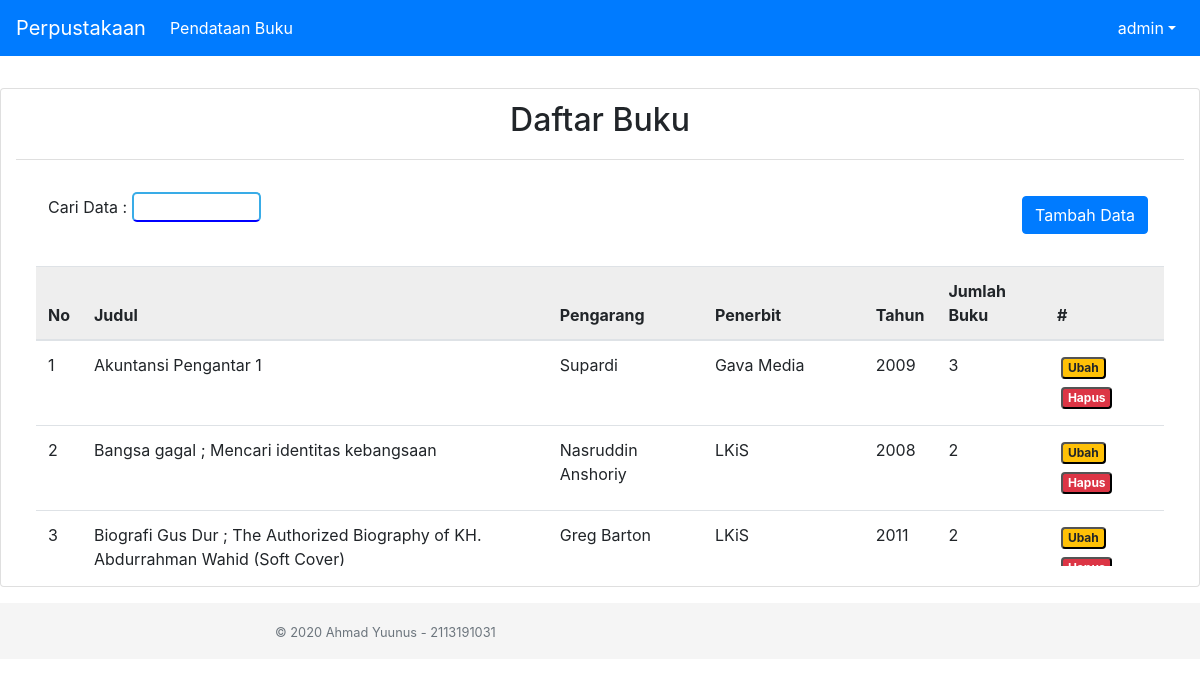
Page /app/admin/buku.php (signed in) on the committed database.
### tables this page shows
CREATE TABLE `buku` (
  `id_buku` varchar(20) NOT NULL,
  `judul` varchar(100) NOT NULL,
  `pengarang` varchar(100) NOT NULL,
  `penerbit` varchar(100) NOT NULL,
  `tahun` int(11) NOT NULL,
  `qty` int(11) NOT NULL
);

### app/config/config.php (called while the page is built, shortened)
<?php
require 'koneksi.php';
function query($query)
{
    global $db;
    $result = mysqli_query($db, $query);
    $rows = [];
    while ($row = mysqli_fetch_assoc($result)) {
        $rows[] = $row;
    }
    return $rows;
}

### app/admin/buku.php (the view, shortened to what this page needs)
<!DOCTYPE html>
<html lang="en">
<head>
</head>
<body>
    <?php
    include 'nav.php';
    ?>
    <div class="mt-5"><br></div>
    <div class="container-fluid fadeInDown">
        <div class="row justify-content-center">
            <div class="card col-12 m-3">
                <div class="card-header bg-white text-center">
                    <h2>Daftar Buku</h2>
                </div>
                <div class="card-body">
                <table class="table table-borderless">
                        <tr>
                            <td>
                                <form action="">
                                    Cari Data : <input type="text" class="col-2" id="cari" name="cari" placeholder="" autocomplete="off">
                                </form>
                            </td>
                            <td class="float-right">
                                <button type="button" class="btn btn-primary m-1" data-toggle="modal" data-target="#modalForm" data-whatever="Tambah Data">Tambah Data</button>
                            </td>
                        </tr>
                    </table>
                    <div id="tblBuku" class="tableFixHead">
                        <table class="table">
                            <thead>
                                <tr>
                                    <th>No</th>
                                    <th>Judul</th>
                                    <th>Pengarang</th>
                                    <th>Penerbit</th>
                                    <th>Tahun</th>
                                    <th>Jumlah Buku</th>
                                    <th>#</th>
                                </tr>
                            </thead>
                            <tbody>
                                <?php
                                $lihat = query("SELECT * FROM buku ORDER BY judul");
                                $a = mysqli_query($db, "SELECT * FROM buku ORDER BY judul");
                                $no = 1;
                                if (mysqli_num_rows($a)) {
                                    foreach ($a as $key) :
                                ?>
                                        <tr>
                                            <td><?= $no++; ?></td>
                                            <td><?= $key['judul']; ?></td>
                                            <td><?= $key['pengarang']; ?></td>
                                            <td><?= $key['penerbit']; ?></td>
                                            <td><?= $key['tahun']; ?></td>
                                            <td><?= $key['qty']; ?></td>
                                            <td>
                                                <form action="" method="post">
                                                    <button type="button" class="badge badge-warning m-1" id="button_ubah" data-toggle="modal" data-target="#modalForm" data-kode_buku="<?= $key['id_buku']; ?>" data-whatever="Ubah Data">Ubah</button>
                                                    <button class="badge badge-danger m-1" id="hapus" name="hapus" value="<?= $key['id_buku']; ?>" onclick="return confirm('Yakin ?')">Hapus</button>
                                                </form>
                                            </td>
                                        </tr>
                                <?php
                                    endforeach;
                                } else {
                                    echo "<tr class='text-center'>
                                        <td colspan='6'>Data Kosong</td>
                                        </tr>";
                                }
                                ?>
                            </tbody>
                        </table>
                    </div>
                </div>
            </div>
        </div>
    </div>
    <?php
    include 'footer.php';
    ?>
</body>
</html>

### app/admin/nav.php (shortened to what this page needs)
<?php
require '../config/config.php';
$id_log = $_SESSION['id_admin'];
$log = query("SELECT * FROM admin WHERE id_admin = '$id_log'")[0];
?>
<link href="../../assets/css/c1.css" rel="stylesheet">
<link href="../../assets/css/bootstrap.min.css" rel="stylesheet">
<header>
    <nav class="navbar navbar-expand-md navbar-dark fixed-top bg-primary">
        <a class="navbar-brand" href="index.php">Perpustakaan</a>
        <div class="collapse navbar-collapse" id="navbarCollapse">
            <ul class="navbar-nav mr-auto">
                <li class="nav-item active">
                    <a class="nav-link" href="buku.php">Pendataan Buku</a>
                </li>
            </ul>
            <ul class="navbar-nav mt-2 mt-md-0">
                <li class="nav-item dropdown">
                    <a class="nav-link dropdown-toggle active" href="#" id="dropdown01" data-toggle="dropdown"><?= $log['nama']; ?></a>
                </li>
            </ul>
        </div>
    </nav>
</header>

### app/admin/footer.php (shortened to what this page needs)
<footer class="footer mb-auto py-3">
    <div class="container">
        <span class="text-muted"><small>
                &copy; 2020 Ahmad Yuunus - 2113191031
            </small></span>
    </div>
</footer>

### assets/css/c1.css (style rules this page uses)
a { color: #92badd; display:inline-block; text-decoration: none; font-weight: 400; }
input[type=text],input[type=email],input[type=password] { background-color: #f6f6f6; border: none; color: #0d0d0d; text-align: left; text-decoration: none; display: inline-block; border: 2px solid #39ace7; -webkit-transition: all 0.5s ease-in-out; -moz-transition: all 0.5s ease-in-out; -ms-transition: all 0.5s ease-in-out; -o-transition: all 0.5s ease-in-out; transition: all 0.5s ease-in-out; -webkit-border-radius: 5px 5px 5px 5px; border-radius: 5px 5px 5px 5px; }
input[type=text],input[type=email],input[type=password] { background-color: #fff; border-bottom: 2px solid #0000ff; }
input[type=text]:placeholder,input[type=email]:placeholder,input[type=password]:placeholder { color: #cccccc; }
.fadeInDown { -webkit-animation-name: fadeInDown; animation-name: fadeInDown; -webkit-animation-duration: 1s; animation-duration: 1s; -webkit-animation-fill-mode: both; animation-fill-mode: both; }

### app/admin/buku.php (style rules this page uses)
.tableFixHead { overflow-y: auto; height: 300px; }
.tableFixHead thead th { position: sticky; top: 0; }
table { border-collapse: collapse; width: 100%; }
th, td { padding: 8px 16px; }
th { background: #eee; }

### app/admin/footer.php (style rules this page uses)
.container { width: auto; max-width: 680px; padding: 0 15px; }
.footer { background-color: #f5f5f5; }

### rows in the picture
buku: judul "Akuntansi Pengantar 1", pengarang "Supardi", penerbit "Gava Media", tahun "2009", qty "3"
buku: judul "Bangsa gagal ; Mencari identitas kebangsaan", pengarang "Nasruddin Anshoriy", penerbit "LKiS", tahun "2008", qty "2"
buku: judul "Biografi Gus Dur ; The Authorized Biography of KH. Abdurrahman Wahid (Soft Cover)", pengarang "Greg Barton", penerbit "LKiS", tahun "2011", qty "2"

### other values in the picture
$log['nama'] "admin"
